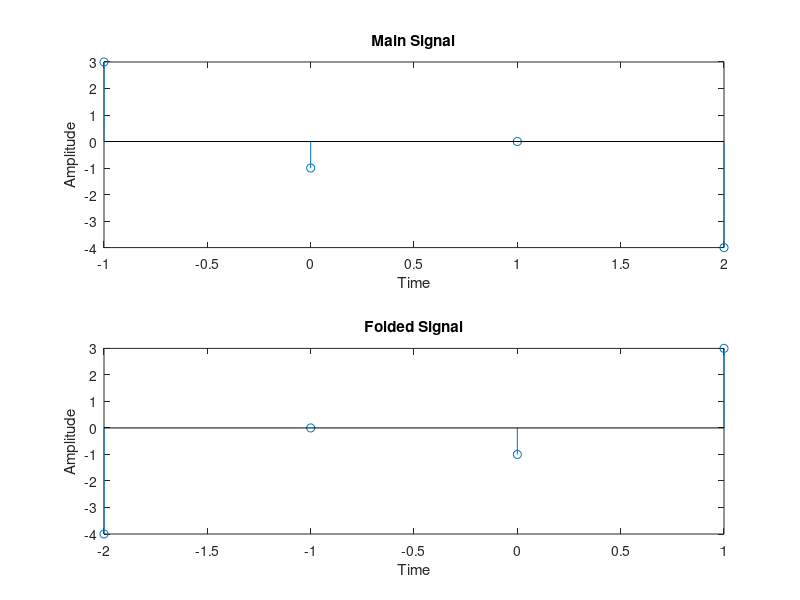

Source code (MATLAB):
clc;
close all;
n=-1:2;
x=[3,-1,0,-4];
subplot(2,1,1);
stem(n,x);
title('Main Signal');
xlabel('Time');
ylabel('Amplitude');

n2=(-1)*n;
subplot(2,1,2);
stem(n2,x);
title('Folded Signal');
xlabel('Time');
ylabel('Amplitude');